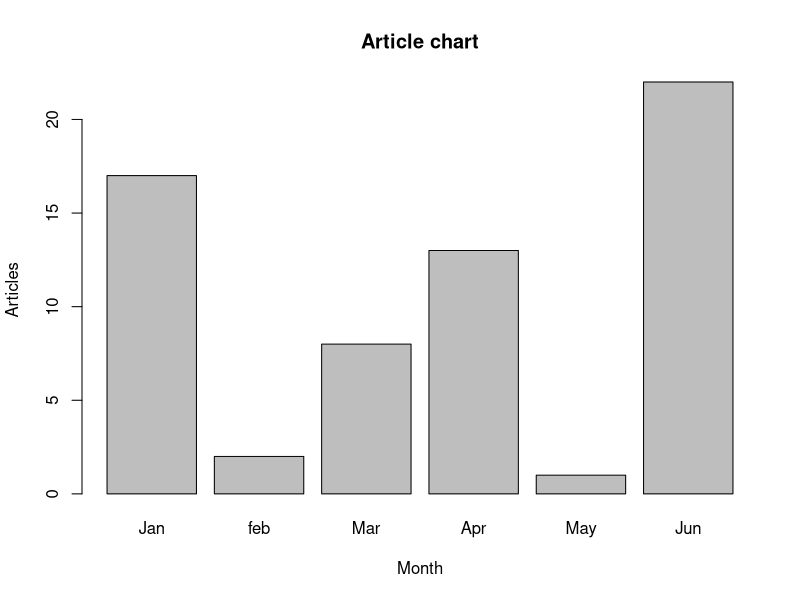

R code for this plot:
A <- c(17, 2, 8, 13, 1, 22)
B <- c("Jan", "feb", "Mar", "Apr", "May", "Jun")

barplot(A, names.arg = B, xlab ="Month", 
        ylab ="Articles", col ="grey", 
        main ="Article chart")
